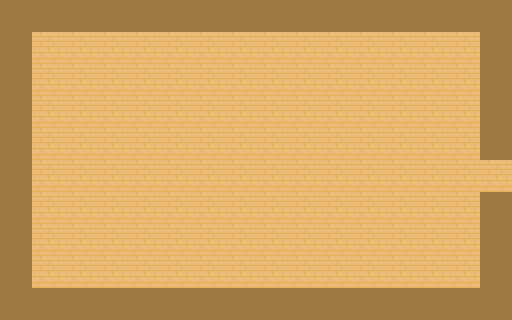

Tiled map render using the project's own tile images. Description and the whole map definition, tile-layer contents included, below:
An orthogonal 16x10 tile map with 32x32 px tiles, 1 tile layer (Ground), 2 tilesets and 14 objects (Exit 1, Entrance 1, Bed).

<map version="1.10" tiledversion="1.10.2" orientation="orthogonal" renderorder="right-down" width="16" height="10" tilewidth="32" tileheight="32" infinite="0" nextlayerid="8" nextobjectid="27">
 <tileset firstgid="1" source="../tilesets/House.tsx" />
 <tileset firstgid="10" source="../tilesets/Objects.tsx" />
 <layer id="1" name="Ground" width="16" height="10">
  <data encoding="csv">
2,2,2,2,2,2,2,2,2,2,2,2,2,2,2,2,
2,1,1,1,1,1,1,1,1,1,1,1,1,1,1,2,
2,1,1,1,1,1,1,1,1,1,1,1,1,1,1,2,
2,1,1,1,1,1,1,1,1,1,1,1,1,1,1,2,
2,1,1,1,1,1,1,1,1,1,1,1,1,1,1,2,
2,1,1,1,1,1,1,1,1,1,1,1,1,1,1,1,
2,1,1,1,1,1,1,1,1,1,1,1,1,1,1,2,
2,1,1,1,1,1,1,1,1,1,1,1,1,1,1,2,
2,1,1,1,1,1,1,1,1,1,1,1,1,1,1,2,
2,2,2,2,2,2,2,2,2,2,2,2,2,2,2,2
</data>
 </layer>
 <objectgroup id="7" name="Interact">
  <object id="24" x="45.3228" y="39.9038" width="71.4327" height="97.5426">
   <properties>
    <property name="dialogue" value="It's your bed." />
   </properties>
  </object>
  <object id="25" x="160.108" y="33.4995" width="62.0725" height="29.5584">
   <properties>
    <property name="dialogue" value="It's your desk" />
   </properties>
  </object>
 </objectgroup>
 <objectgroup id="3" name="Exits">
  <object id="4" name="Exit 1" x="501" y="161" width="28" height="29">
   <properties>
    <property name="dest_entrance" value="Entrance 1" />
    <property name="dest_room" value="House_Atrium_upper.tmx" />
   </properties>
  </object>
 </objectgroup>
 <objectgroup id="4" name="Entrances">
  <object id="7" name="Entrance 1" x="451" y="152" width="27" height="17" />
 </objectgroup>
 <objectgroup id="2" name="Objects">
  <object id="1" name="Bed" gid="10" x="45.3333" y="136.471" width="71.7723" height="96.4711">
   <properties>
    <property name="ysort" type="bool" value="false" />
   </properties>
  </object>
  <object id="17" gid="12" x="159" y="65" width="64" height="32">
   <properties>
    <property name="ysort" type="bool" value="true" />
   </properties>
  </object>
 </objectgroup>
 <objectgroup id="6" name="Spawn">
  <object id="23" x="74" y="74.6667">
   <point />
  </object>
 </objectgroup>
 <objectgroup id="5" name="Collision">
  <object id="9" x="1" y="1" width="31" height="319" />
  <object id="10" x="33" y="289" width="479" height="30" />
  <object id="11" x="480" y="193" width="32" height="96" />
  <object id="12" x="479" y="2" width="34" height="157" />
  <object id="13" x="34" y="1" width="443.971" height="29.9558" />
  <object id="20" x="46" y="40" width="72" height="98" />
  <object id="21" x="164.667" y="46.6667" width="52.6667" height="13.3333" />
 </objectgroup>
</map>
